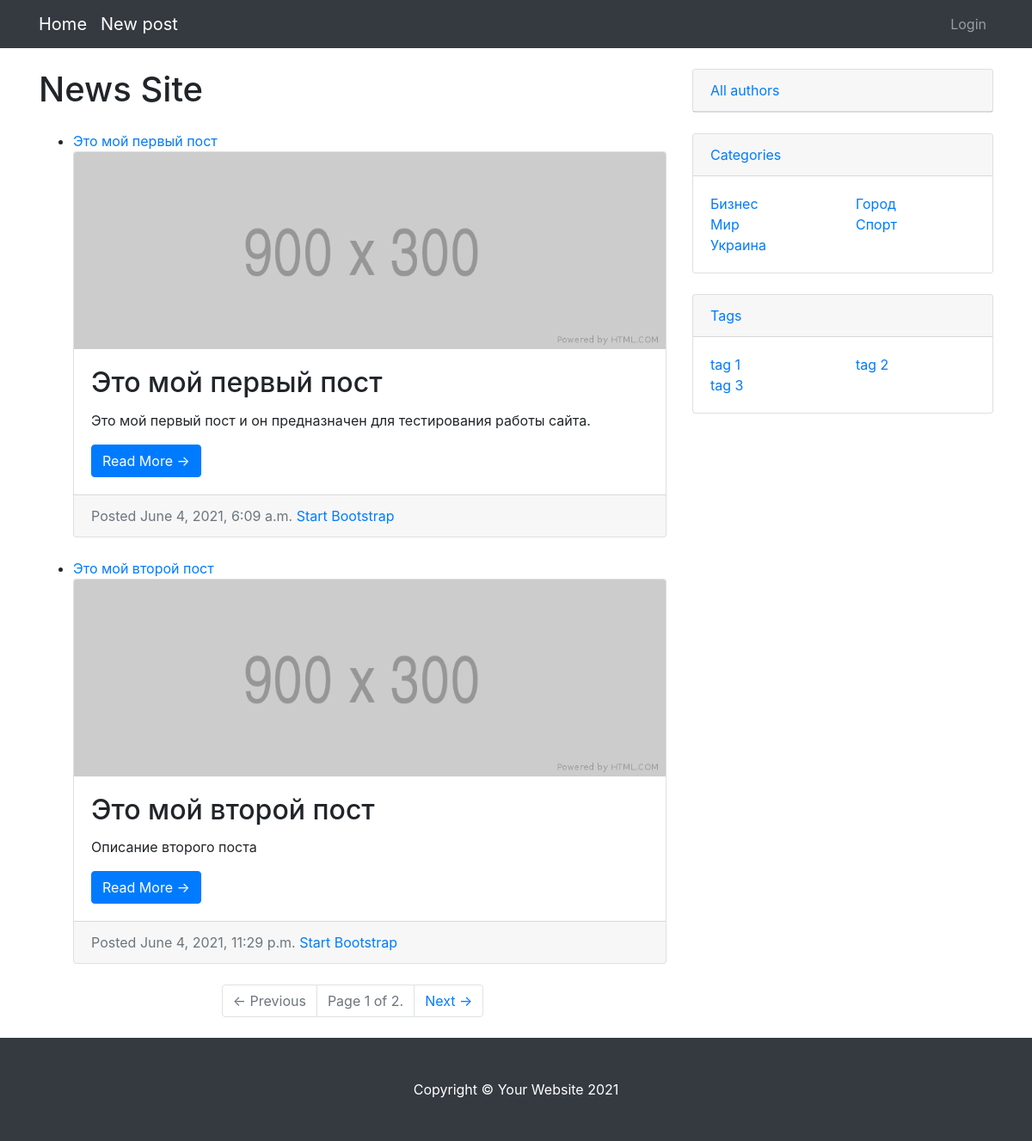
The page / on the database its author committed.
### website/models.py (models this page shows, shortened)
class Post(models.Model):
    title = models.CharField(max_length=100, null=False, blank=False, verbose_name="Название")
    description = models.TextField(null=False, blank=False, verbose_name='Описание')
    created_at = models.DateTimeField(auto_now_add=True, null=False, verbose_name='Создан')
    updated_at = models.DateTimeField(auto_now=True, null=False, verbose_name='Обновлен')
    published = models.BooleanField(null=False, verbose_name='Опубликован')
    author = models.ForeignKey(Author, null=False, on_delete=models.PROTECT, verbose_name='Автор')
    category = models.ForeignKey(Category, null=False, on_delete=models.PROTECT, verbose_name='Категории')
    tags = models.ManyToManyField(Tag, verbose_name='Теги')
    image = models.ImageField(upload_to='post/', null=False)

class Category(models.Model):
    name = models.CharField(max_length=100, null=False, blank=False, verbose_name='Имя')
    def get_absolute_url(self):
        return reverse('category-detail', args=[str(self.id)])

class Tag(models.Model):
    name = models.CharField(max_length=100, null=False, blank=False, verbose_name='Имя')
    def get_absolute_url(self):
        return reverse('tag-detail', args=[str(self.id)])

### website/views.py (the view)
# urls.py: url(r'^$', views.PostListView.as_view(), name='posts'),
class PostListView(ListView):
    model = Post
    paginate_by = 2
    def get_context_data(self, **kwargs):
        content = super(PostListView, self).get_context_data(**kwargs)
        content['odd_categories'] = Category.objects.all().order_by('name')[::2]
        content['even_categories'] = Category.objects.all().order_by('name')[1::2]
        content['odd_tags'] = Tag.objects.all().order_by('name')[::2]
        content['even_tags'] = Tag.objects.all().order_by('name')[1::2]
        return content

### templates/website/post_list.html
{% extends 'layout.html' %}
{% load static %}
{% block content %}
    <div class="col-md-8">
        <h1 class="my-4">News Site</h1>
        <ul>
            {% for post in post_list %}
                <li><a href="{% url 'post-detail' post.pk %}">{{ post.title }}</a></li>
                <div class="card mb-4">
                    <img class="card-img-top" src="{{ post.image.url }}" alt="Card image cap"/>
                    <div class="card-body">
                        <h2 class="card-title">{{ post.title }}</h2>
                        <p class="card-text">{{ post.description }}</p>
                        <a class="btn btn-primary" href="{% url 'post-detail' post.pk %}">Read More →</a>
                    </div>
                    <div class="card-footer text-muted">Posted {{ post.created_at }}
                        <a href="#!">Start Bootstrap</a>
                    </div>
                </div>
            {% endfor %}
        </ul>
        {% block pagination %}
            {% if is_paginated %}
                <ul class="pagination justify-content-center mb-4">
                    {% if page_obj.has_previous %}
                        <li class="page-item"><a class="page-link" href="{{ request.path }}?page={{ page_obj.previous_page_number }}">← Previous</a></li>
                    {% else %}
                        <li class="page-item disabled"><a class="page-link" href="#!">← Previous</a></li>
                    {% endif %}
                    <li class="page-item disabled"><a class="page-link" href="#!">Page {{ page_obj.number }} of {{ page_obj.paginator.num_pages }}.</a></li>
                    {% if page_obj.has_next %}
                        <li class="page-item"><a class="page-link" href="{{ request.path }}?page={{ page_obj.next_page_number }}">Next →</a></li>
                    {% else %}
                        <li class="page-item disabled"><a class="page-link" href="#!">Next →</a></li>
                    {% endif %}
                </ul>
            {% endif %}
        {% endblock %}
    </div>
{% endblock %}
{% block side_widget %}
    <div class="col-md-4">
        <div class="card my-4">
            <a class="card-header" href="{% url 'authors' %}">All authors</a>
        </div>
        <div class="card my-4">
            <a class="card-header" href="{% url 'categories' %}">Categories</a>
            <div class="card-body">
                <div class="row">
                    <div class="col-lg-6">
                        <ul class="list-unstyled mb-0">
                            {% for category in odd_categories %}
                                <li><a href="{{ category.get_absolute_url }}">{{ category.name }}</a></li>
                            {% endfor %}
                        </ul>
                    </div>
                    <div class="col-lg-6">
                        <ul class="list-unstyled mb-0">
                            {% for category in even_categories %}
                                <li><a href="{{ category.get_absolute_url }}">{{ category.name }}</a></li>
                            {% endfor %}
                        </ul>
                    </div>
                </div>
            </div>
        </div>
        <div class="card my-4">
            <a class="card-header" href="{% url 'tags' %}">Tags</a>
            <div class="card-body">
                <div class="row">
                    <div class="col-lg-6">
                        <ul class="list-unstyled mb-0">
                            {% for tag in odd_tags %}
                                <li><a href="{{ tag.get_absolute_url }}">{{ tag.name }}</a></li>
                            {% endfor %}
                        </ul>
                    </div>
                    <div class="col-lg-6">
                        <ul class="list-unstyled mb-0">
                            {% for tag in even_tags %}
                                <li><a href="{{ tag.get_absolute_url }}">{{ tag.name }}</a></li>
                            {% endfor %}
                        </ul>
                    </div>
                </div>
            </div>
        </div>
    </div>
{% endblock %}

### rows shown on the page
Post: title "Это мой первый пост", image (picture), description "Это мой первый пост и он предназначен для тестирования работы сайта.", created_at "June 4, 2021, 6:09 a.m."
Post: title "Это мой второй пост", image (picture), description "Описание второго поста", created_at "June 4, 2021, 11:29 p.m."
Category: name "Бизнес"
Category: name "Мир"
Category: name "Украина"
Category: name "Город"
Category: name "Спорт"
Tag: name "tag 1"
Tag: name "tag 3"
Tag: name "tag 2"

### other values the page prints
{{ page_obj.number }} "1"
{{ page_obj.paginator.num_pages }} "2"
